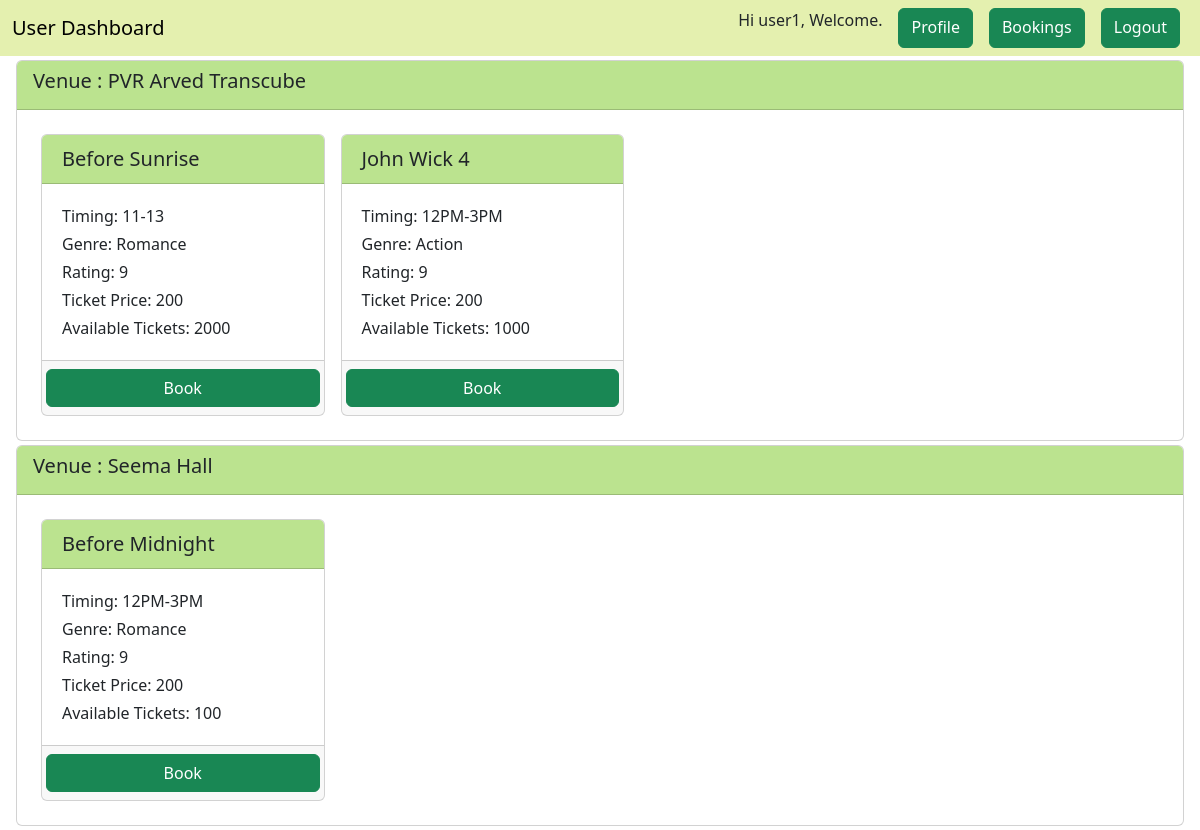
/user_dashboard (signed in), run on the app's committed database.
### application/models.py (models this page shows, shortened)
class user(db.Model, UserMixin):
    __tablename__='user'
    id=db.Column(db.Integer, autoincrement=True, primary_key=True)
    email=db.Column(db.String)
    username=db.Column(db.String, unique=True)
    password=db.Column(db.String(255))
    active=db.Column(db.Boolean())
    roles=db.relationship('role', secondary="roles_users")

class venue(db.Model):
    __tablename__='venue'
    venue_id=db.Column(db.Integer, autoincrement=True, primary_key=True)
    venue_name=db.Column(db.String)
    venue_place=db.Column(db.String)
    venue_location=db.Column(db.String)
    venue_capacity=db.Column(db.Integer)
    venue_show=db.relationship("show", secondary="show_venue")

class show(db.Model):
    __tablename__='show'
    show_id=db.Column(db.Integer, autoincrement=True, primary_key=True)
    show_name=db.Column(db.String)
    show_timing=db.Column(db.String)
    show_rating=db.Column(db.Integer)
    show_tags=db.Column(db.String)
    show_ticketprice=db.Column(db.Integer)

class show_venue(db.Model):
    __tablename__='show_venue'
    show_venue_id=db.Column(db.Integer, primary_key=True, autoincrement=True)
    show_id=db.Column(db.Integer, db.ForeignKey("show.show_id"), nullable=False)
    venue_id=db.Column(db.Integer, db.ForeignKey("venue.venue_id"), nullable=False)
    available_tickets=db.Column(db.Integer, nullable=True)

### application/views.py (the view)
@views.route("/user_dashboard", methods=["GET", "POST"])
@login_required
def user_dashboard():
    venues=venue.query.all()
    shows=show.query.all()
    show_venues=show_venue.query.all()
    return render_template("user_dashboard.html",venues=venues,shows=shows, user=current_user, show_venues=show_venues)

### main.py (called while the page is built)
def create_app():
    app=Flask(__name__, template_folder="templates")
    app.config.from_object(LocalDevelopmentConfig)
    db.init_app(app)
    app.app_context().push()
    app.register_blueprint(auth, url_prefix='/')
    app.register_blueprint(views, url_prefix='/')
    db.create_all()
    login_manager=LoginManager()
    login_manager.login_view='auth.login'
    login_manager.init_app(app)
    @login_manager.user_loader
    def load_user(id):
        return user.query.filter_by(email=id).first()
    return app

### templates/user_dashboard.html (shortened to what this page needs)
<!DOCTYPE html>
<html lang="en">
<head>
	<link href="https://cdn.jsdelivr.net/npm/bootstrap@5.3.0-alpha1/dist/css/bootstrap.min.css" rel="stylesheet">
</head>
<body>
<nav class="navbar navbar-expand-lg navbar-light" style="background-color: #E4F0AF">
  <div class="container-fluid">
    <a class="navbar-brand" href="{{ url_for('views.user_dashboard') }}">User Dashboard</a>
	<div class="row">
		<div class="col-8">
			<div class="collapse navbar-collapse" id="navbarSupportedContent">
				<ul class="navbar-nav ">
					<p class="nav-item mx-2 text-nowrap">{% if current_user.is_authenticated %}Hi {{current_user.username}}, Welcome.{% endif %}</p>
					<a class="nav-item btn btn-success mx-2" href="#">Profile</a>
					<a class="nav-item btn btn-success mx-2" href="{{ url_for('views.user_bookings') }}">Bookings</a>
					<a class="nav-item btn btn-success mx-2" href="{{ url_for('auth.logout') }}">Logout</a>
				</ul>
			</div>
		</div>
	</div>
  </div>
</nav>
<div class="container-fluid">
	{% for venue in venues %}
	<div class="card m-1">
		<div class="card-header" style="background-color: #BBE38F">
			<h5 class="card-title">Venue : {{ venue["venue_name"] }}</h5>
		</div>
		<div class="card-body">
			<div class="container ">
				<div class="row align-items-center">
					{% for show in shows %}
					{% for show_venue in show_venues %}
					{% if venue["venue_id"] == show_venue["venue_id"] and show["show_id"] == show_venue["show_id"] %}
					<div class="card m-2 col-3 p-0">
						<div class="card-header" style="background-color: #BBE38F">
							<h5 class="card-title m-1">{{ show["show_name"] }}</h5>
						</div>
						<div class="card-body">
							<p class="card-text m-1">Timing: {{ show["show_timing"] }}</p>
							<p class="card-text m-1">Genre: {{ show["show_tags"] }}</p>
							<p class="card-text m-1">Rating: {{ show["show_rating"] }}</p>
							<p class="card-text m-1">Ticket Price: {{ show["show_ticketprice"] }}</p>
							<p class="card-text m-1">Available Tickets: {{ show_venue["available_tickets"] }}</p>
						</div>
						<div class="card-footer">
							<div class="row justify-content-center">
								<button class="btn btn-success" data-bs-toggle="modal" data-bs-target="#{{ show['show_id'] }}create_booking">Book</button>
							</div>
						</div>
					</div>
					{% endif %}
					{% endfor %}
					{% endfor %}
				</div>
			</div>
		</div>
	</div>
	{% endfor %}
</div>
</body>
</html>

### data on the page
user: username "user1"
venue: venue_name "PVR Arved Transcube"
show: show_name "Before Sunrise", show_timing "11-13", show_tags "Romance", show_rating "9", show_ticketprice "200"
show_venue: available_tickets "2000"
show: show_name "John Wick 4", show_timing "12PM-3PM", show_tags "Action", show_rating "9", show_ticketprice "200"
show_venue: available_tickets "1000"
venue: venue_name "Seema Hall"
show: show_name "Before Midnight", show_timing "12PM-3PM", show_tags "Romance", show_rating "9", show_ticketprice "200"
show_venue: available_tickets "100"
